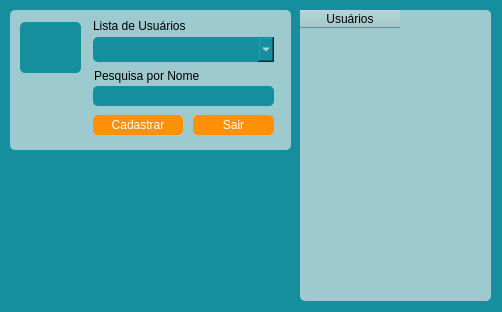
<?xml version="1.0" encoding="UTF-8"?>
<ui version="4.0">
 <class>FormCadastroAcesso</class>
 <widget class="QWidget" name="FormCadastroAcesso">
  <property name="windowModality">
   <enum>Qt::ApplicationModal</enum>
  </property>
  <property name="geometry">
   <rect>
    <x>0</x>
    <y>0</y>
    <width>502</width>
    <height>312</height>
   </rect>
  </property>
  <property name="windowTitle">
   <string>Cadastro de Acesso</string>
  </property>
  <property name="styleSheet">
   <string notr="true">background-color: rgb(21, 143, 157);</string>
  </property>
  <widget class="QTableWidget" name="lista">
   <property name="geometry">
    <rect>
     <x>300</x>
     <y>10</y>
     <width>191</width>
     <height>291</height>
    </rect>
   </property>
   <property name="styleSheet">
    <string notr="true">background-color: rgb(156, 202, 206);
border-radius:5px</string>
   </property>
   <column>
    <property name="text">
     <string>Usuários</string>
    </property>
   </column>
  </widget>
  <widget class="QWidget" name="widget" native="true">
   <property name="geometry">
    <rect>
     <x>10</x>
     <y>10</y>
     <width>281</width>
     <height>140</height>
    </rect>
   </property>
   <property name="styleSheet">
    <string notr="true">background-color: rgb(156, 202, 206);
border-radius:5px</string>
   </property>
   <widget class="QLineEdit" name="txt_cad_usuario">
    <property name="geometry">
     <rect>
      <x>83</x>
      <y>76</y>
      <width>181</width>
      <height>20</height>
     </rect>
    </property>
    <property name="font">
     <font>
      <pointsize>11</pointsize>
     </font>
    </property>
    <property name="styleSheet">
     <string notr="true">color: rgb(255, 255, 255);
background-color: rgb(21, 143, 157);
border-radius:5px</string>
    </property>
    <property name="alignment">
     <set>Qt::AlignCenter</set>
    </property>
    <property name="placeholderText">
     <string/>
    </property>
   </widget>
   <widget class="QLabel" name="label_5">
    <property name="geometry">
     <rect>
      <x>83</x>
      <y>8</y>
      <width>101</width>
      <height>16</height>
     </rect>
    </property>
    <property name="text">
     <string>Lista de Usuários</string>
    </property>
   </widget>
   <widget class="QComboBox" name="comboBox_lista_usuarios">
    <property name="geometry">
     <rect>
      <x>83</x>
      <y>27</y>
      <width>181</width>
      <height>25</height>
     </rect>
    </property>
    <property name="styleSheet">
     <string notr="true">color: rgb(255, 255, 255);
background-color: rgb(21, 143, 157);
border-radius:5px</string>
    </property>
   </widget>
   <widget class="QLabel" name="label_6">
    <property name="geometry">
     <rect>
      <x>84</x>
      <y>58</y>
      <width>121</width>
      <height>16</height>
     </rect>
    </property>
    <property name="text">
     <string>Pesquisa por Nome</string>
    </property>
   </widget>
   <widget class="QPushButton" name="btn_cad_acesso">
    <property name="geometry">
     <rect>
      <x>83</x>
      <y>105</y>
      <width>90</width>
      <height>20</height>
     </rect>
    </property>
    <property name="cursor">
     <cursorShape>PointingHandCursor</cursorShape>
    </property>
    <property name="styleSheet">
     <string notr="true">QPushButton{
color: rgb(255, 255, 255);
background-color: rgb(255, 145, 10);
border-radius:5px
}

QPushButton:hover{
color:rgb(255, 145, 10);
background-color: rgb(255, 255, 255);
border-radius:5px
}
</string>
    </property>
    <property name="text">
     <string>Cadastrar</string>
    </property>
    <property name="icon">
     <iconset>
      <normaloff>../Users/Mario Lopez/.designer/backup/icones/icons8-add-25.png</normaloff>../Users/Mario Lopez/.designer/backup/icones/icons8-add-25.png</iconset>
    </property>
   </widget>
   <widget class="QPushButton" name="btn_cad_acesso_sair">
    <property name="geometry">
     <rect>
      <x>183</x>
      <y>105</y>
      <width>81</width>
      <height>20</height>
     </rect>
    </property>
    <property name="cursor">
     <cursorShape>PointingHandCursor</cursorShape>
    </property>
    <property name="styleSheet">
     <string notr="true">QPushButton{
color: rgb(255, 255, 255);
background-color: rgb(255, 145, 10);
border-radius:5px
}

QPushButton:hover{
color:rgb(255, 145, 10);
background-color: rgb(255, 255, 255);
border-radius:5px
}
</string>
    </property>
    <property name="text">
     <string>Sair</string>
    </property>
    <property name="icon">
     <iconset>
      <normaloff>../Users/Mario Lopez/.designer/backup/icones/icons-sinal-de-saída-25.png</normaloff>../Users/Mario Lopez/.designer/backup/icones/icons-sinal-de-saída-25.png</iconset>
    </property>
   </widget>
   <widget class="QLabel" name="label_2">
    <property name="geometry">
     <rect>
      <x>10</x>
      <y>12</y>
      <width>61</width>
      <height>51</height>
     </rect>
    </property>
    <property name="styleSheet">
     <string notr="true">color: rgb(255, 255, 255);
background-color: rgb(21, 143, 157);
border-radius:5px</string>
    </property>
    <property name="text">
     <string/>
    </property>
    <property name="pixmap">
     <pixmap>imagens/icon_title.png</pixmap>
    </property>
    <property name="scaledContents">
     <bool>true</bool>
    </property>
   </widget>
  </widget>
  <zorder>widget</zorder>
  <zorder>lista</zorder>
 </widget>
 <resources/>
 <connections>
  <connection>
   <sender>btn_cad_acesso_sair</sender>
   <signal>clicked()</signal>
   <receiver>FormCadastroAcesso</receiver>
   <slot>close()</slot>
   <hints>
    <hint type="sourcelabel">
     <x>233</x>
     <y>124</y>
    </hint>
    <hint type="destinationlabel">
     <x>250</x>
     <y>160</y>
    </hint>
   </hints>
  </connection>
 </connections>
</ui>
